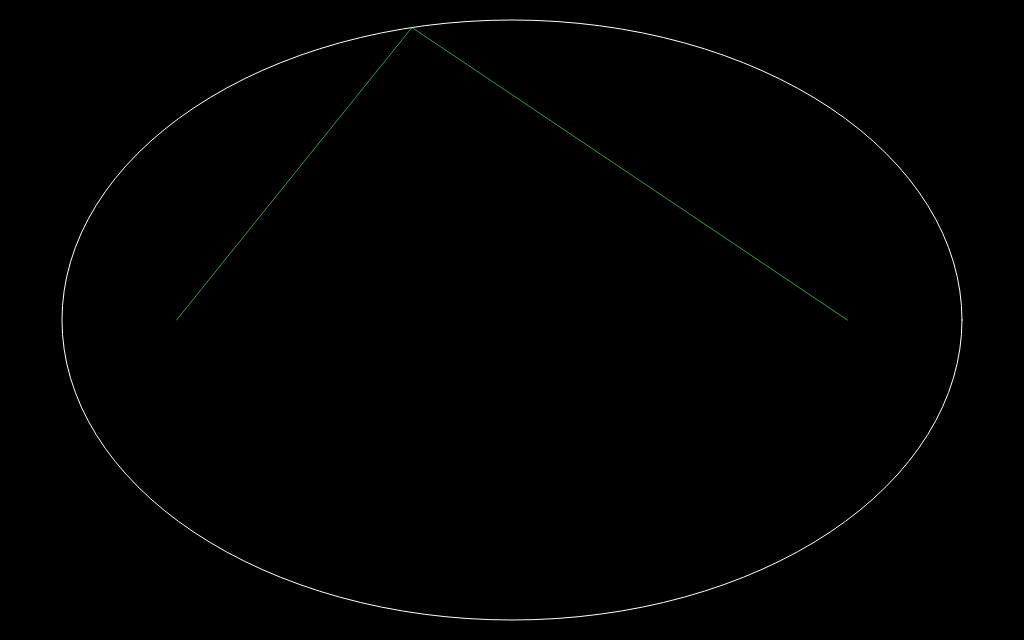
Frame 1 (no input)
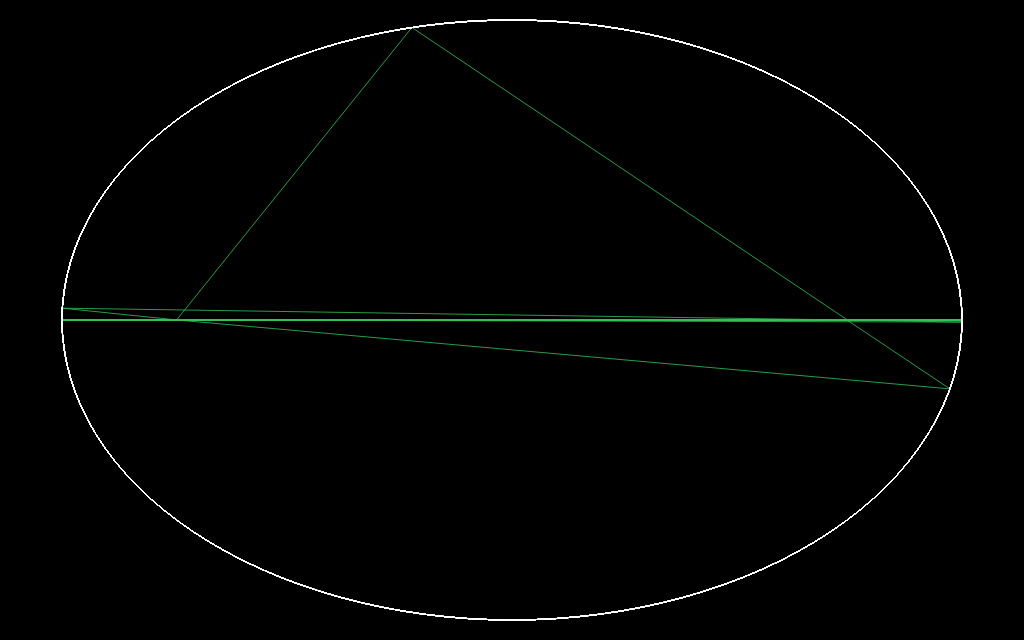
Frame 60 (no input)
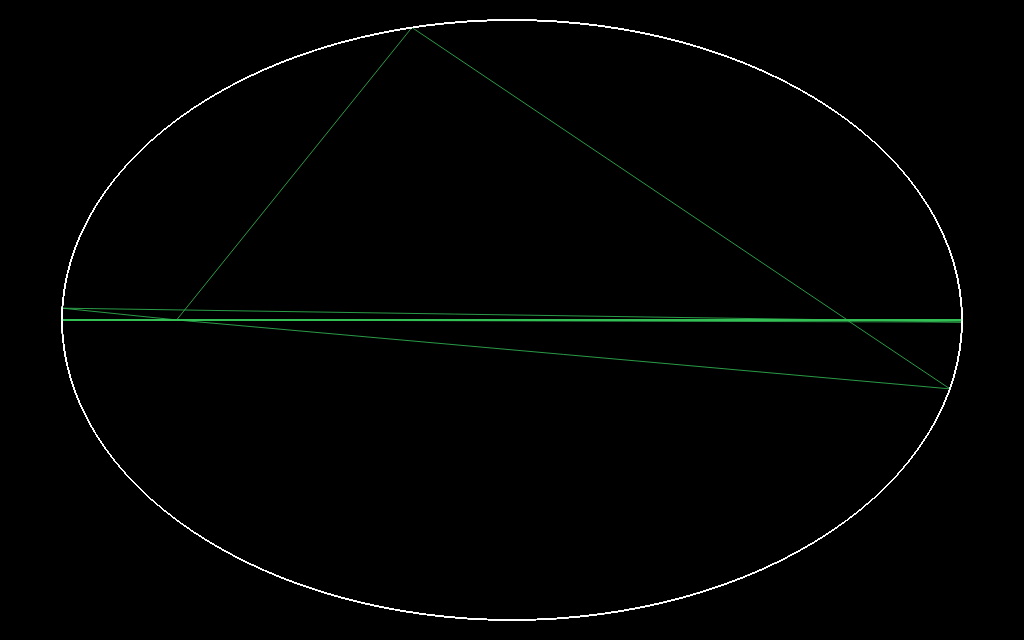
Frame 120 (the mouse pressed at the canvas centre since frame 60)

The p5.js sketch that drew these frames (run headless with seeded random() and noise() and a simulated clock; from frame 60 on, the mouse is pressed at the canvas centre):

// p5.js sketch
// ── sketch.js
var WIDTH = 1024;
var HEIGHT = 640;

var C;
var A = 450;
var B = 300;

var NUM_OF_POINTS = 1;

var colors = [];
var collisionX = [];
var collisionY = [];

var symmetryX = [];
var symmetryY = [];

var intersectionX = [];
var intersectionY = [];

var currFocusX;
var distanceSlider;

function setup() {
	createCanvas(WIDTH, HEIGHT);
	background(0);
	init();
}

function draw() {
	translate(WIDTH / 2, HEIGHT / 2);

	getSymmetryPoint();
	getIntersectionPoint();

	drawRay();
	// drawFoci();
	drawEllipse();

	updatePoints();
}

function init() {
	angleMode(DEGREES);

	C = sqrt(pow(A, 2) - pow(B, 2));

	for (let i = 0; i < NUM_OF_POINTS; ++i) {
		let aux = random(360);
		collisionX[i] = A * cos(aux);
		collisionY[i] = B * sin(aux);
		colors[i] = color(random(256), random(256), random(256), random(256));
	}

	currFocusX = -C;
	distanceSlider = createSlider(0, A, C);
	distanceSlider.position(WIDTH + 30, HEIGHT / 2);
}

function drawEllipse() {
	noFill();
	stroke(255);
	ellipse(0, 0, A * 2, B * 2);
}

function drawFoci() {
	fill(0, 255, 0);
	stroke(0, 255, 0);
	ellipse(currFocusX, 0, 6);
	ellipse((-1) * currFocusX, 0, 6);
}

function getSymmetryPoint() {
	angleMode(RADIANS);

	for (let i = 0; i < NUM_OF_POINTS; ++i) {
		let iranyTenyezo = (-1) * (pow(B, 2) * collisionX[i]) / (pow(A, 2) * collisionY[i]);
		let angle = atan(iranyTenyezo);
		let szabadTag = pow(B, 2) / collisionY[i];

		symmetryX[i] = currFocusX * cos(2 * angle) - szabadTag * sin(2 * angle);
		symmetryY[i] = currFocusX * sin(2 * angle) + 2 * szabadTag * pow(cos(angle), 2);
	}
}

function drawRay() {
	for (let i = 0; i < NUM_OF_POINTS; ++i) {
		stroke(colors[i]);
		line(currFocusX, 0, collisionX[i], collisionY[i]);
		line(collisionX[i], collisionY[i], (-1) * currFocusX, 0);
	}
}

function distance(x1, y1, x2, y2) {
	return pow(x2 - x1, 2) + pow(y2 - y1, 2);
}

function getIntersectionPoint() {
	for (let i = 0; i < NUM_OF_POINTS; ++i) {
		let iranyTenyezo = (collisionY[i] - symmetryY[i]) / (collisionX[i] - symmetryX[i]);
		let szabadTag = collisionY[i] - iranyTenyezo * collisionX[i];

		let nevezo = pow(A, 2) * pow(iranyTenyezo, 2) + pow(B, 2);
		let szamlalo1 = (-1) * pow(A, 2) * iranyTenyezo * szabadTag;
		let szamlalo2 = A * B * sqrt(pow(A, 2) * pow(iranyTenyezo, 2) + pow(B, 2) - pow(szabadTag, 2));

		let x1 = (szamlalo1 + szamlalo2) / nevezo;
		let x2 = (szamlalo1 - szamlalo2) / nevezo;

		let y1 = iranyTenyezo * x1 + szabadTag;
		let y2 = iranyTenyezo * x2 + szabadTag;

		if (distance(collisionX[i], collisionY[i], x1, y1) < distance(collisionX[i], collisionY[i], x2, y2)) {
			intersectionX[i] = x2;
			intersectionY[i] = y2;
		} else {
			intersectionX[i] = x1;
			intersectionY[i] = y1;
		}
	}
}

function updatePoints() {
	for (let i = 0; i < NUM_OF_POINTS; ++i) {
		collisionX[i] = intersectionX[i];
		collisionY[i] = intersectionY[i];
	}

	if (currFocusX < 0) {
		currFocusX = distanceSlider.value();
	} else {
		currFocusX = (-1) * distanceSlider.value();
	}
}
